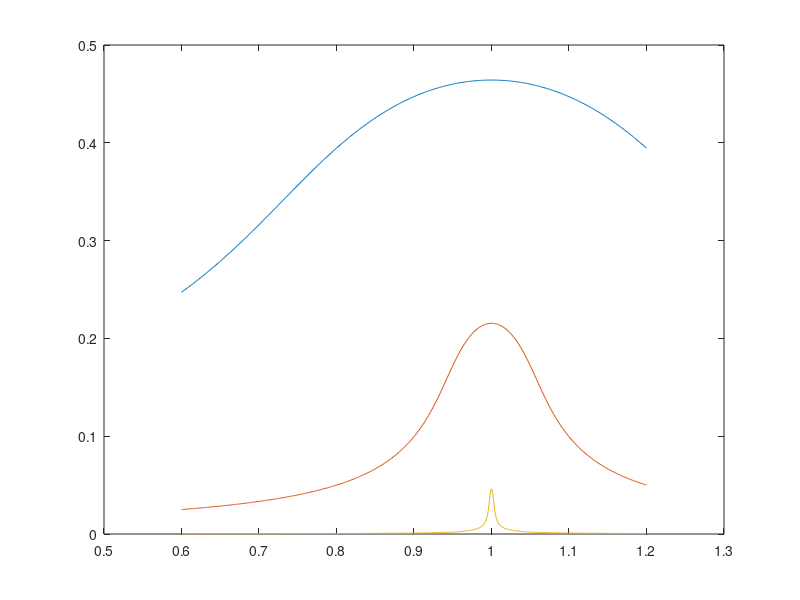

The MATLAB source for this figure:

clear all

w=linspace(0.6,1.2,500);

mu=0;
w0=1;

a=0.1;
U1=mu^2 + (w0-w).^2;
U2=-mu*mu + 3*(w0-w).^2;
D=27*a*a + 16*(mu^3) - 18*mu*U1;
s=D+(D.*D+4*(U2.^3)).^0.5;
s=s./2;
bigA1= s.^(1/3) + 2*mu - U2./(s.^(1/3));
bigA1 = (bigA1./3).^0.5;

a=0.01;
U1=mu^2 + (w0-w).^2;
U2=-mu*mu + 3*(w0-w).^2;
D=27*a*a + 16*(mu^3) - 18*mu*U1;
s=D+(D.*D+4*(U2.^3)).^0.5;
s=s./2;
bigA2= s.^(1/3) + 2*mu - U2./(s.^(1/3));
bigA2 = (bigA2./3).^0.5;

a=0.0001;
U1=mu^2 + (w0-w).^2;
U2=-mu*mu + 3*(w0-w).^2;
D=27*a*a + 16*(mu^3) - 18*mu*U1;
s=D+(D.*D+4*(U2.^3)).^0.5;
s=s./2;
bigA3= s.^(1/3) + 2*mu - U2./(s.^(1/3));
bigA3 = (bigA3./3).^0.5;


plot(w,bigA1)
hold on
plot(w,bigA2)
plot(w,bigA3)
hold off

dum=[w' bigA1' bigA2' bigA3'];
save('chinchilla.dat','-ascii','dum')
